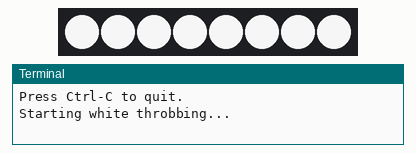
Simulated run of this program. Board: Raspberry Pi (BCM pin numbers). Shown: 8 RGB LEDs in strip order, left to right, the last lines printed to the terminal. Dim RGB values are drawn brighter than linear. At 6.6 s the program stops and its outputs stay as they are.

Above: at 0.46 s.
At 6.7 s:
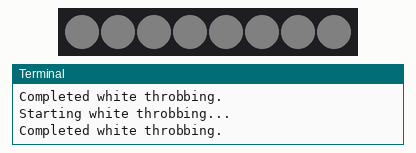
Timing chart, 0 to 8.1 s (numbered marks = the images above):
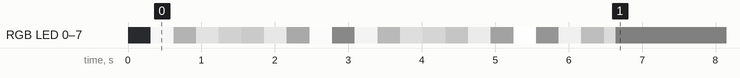

The program:

neopixel_throb_white.py
```python
import time
from rpi_ws281x import PixelStrip, Color

# LED strip configuration:
LED_COUNT = 8        # Number of LED pixels.
LED_PIN = 18         # GPIO pin connected to the pixels (18 uses PWM!).
LED_FREQ_HZ = 800000  # LED signal frequency in hertz (usually 800khz)
LED_DMA = 10         # DMA channel to use for generating signal (try 10)
LED_BRIGHTNESS = 255 # Set to 0 for darkest and 255 for brightest
LED_INVERT = False   # True to invert the signal (when using NPN transistor level shift)
LED_CHANNEL = 0      # set to '1' for GPIOs 13, 19, 41, 45 or 53

# Create PixelStrip object with appropriate configuration.
strip = PixelStrip(LED_COUNT, LED_PIN, LED_FREQ_HZ, LED_DMA, LED_INVERT, LED_BRIGHTNESS, LED_CHANNEL)
strip.begin()

def throbbingWhite(strip, pulse_count=3, step=5, wait_ms=20):
    """Throbs in white color by gradually changing the brightness."""
    print("Starting white throbbing...")
    for _ in range(pulse_count):
        # Fade in
        for brightness in range(0, 256, step):
            color = Color(brightness, brightness, brightness)  # White
            for i in range(strip.numPixels()):
                strip.setPixelColor(i, color)
            strip.show()
            time.sleep(wait_ms/1000.0)
        # Fade out
        for brightness in range(255, -1, -step):
            color = Color(brightness, brightness, brightness)  # White
            for i in range(strip.numPixels()):
                strip.setPixelColor(i, color)
            strip.show()
            time.sleep(wait_ms/1000.0)
    print("Completed white throbbing.")

print('Press Ctrl-C to quit.')
try:
    throbbingWhite(strip, pulse_count=3, step=10, wait_ms=10)  # Throbbing White
    throbbingWhite(strip, pulse_count=3, step=10, wait_ms=10)  # Throbbing White
    throbbingWhite(strip, pulse_count=3, step=10, wait_ms=10)  # Throbbing White
    throbbingWhite(strip, pulse_count=3, step=10, wait_ms=10)  # Throbbing White
except KeyboardInterrupt:
    # On Ctrl+C, turn off all the LEDs.
    for i in range(strip.numPixels()):
        strip.setPixelColor(i, Color(0, 0, 0))
    strip.show()
    strip.show()
    print('LEDs turned off.')
```

Measured:
- by itself, RGB LED 0–7: off → RGB(225, 225, 225) at 0.31 s, → RGB(60, 60, 60) 0.31 s later, → RGB(165, 165, 165) 0.31 s later, → RGB(120, 120, 120) 0.31 s later, … (22 changes in this stretch)
